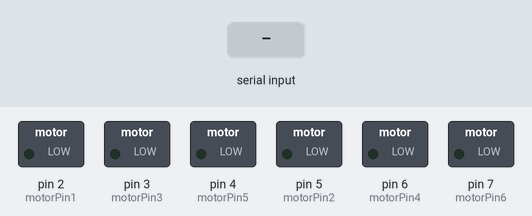
A sketch run on a simulated Arduino Uno, built with avr-gcc and run on an emulated ATmega328P. Shown: switched loads named in the sketch (green lamp = pin HIGH). Inputs (shaded band) come from the test bench.

Above: at 1.2 s.
1.3 s: "90,45\n" received over Serial
At 2.1 s:
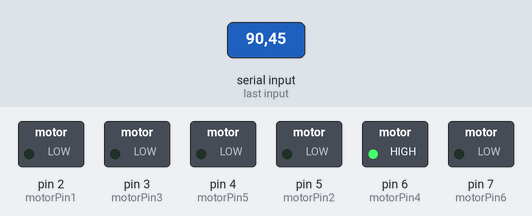
4.3 s: "30,150\n" received over Serial
At 5.1 s:
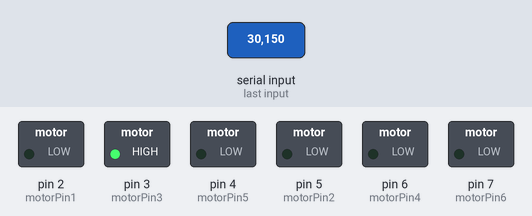
7.3 s: "200\n" received over Serial
At 7.9 s:
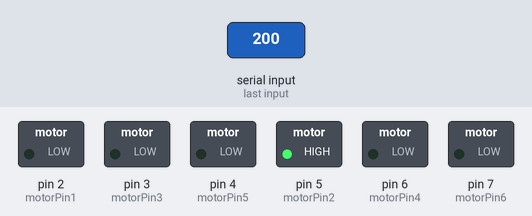
9.8 s: "e90\n" received over Serial
At 10.6 s:
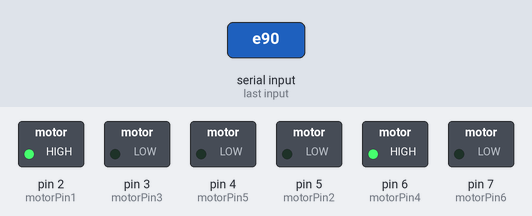
12.4 s: "i90\n" received over Serial
At 13.0 s:
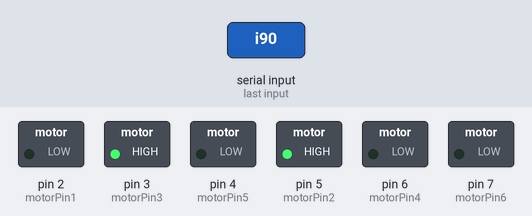
15.0 s: "o90\n" received over Serial
At 15.8 s:
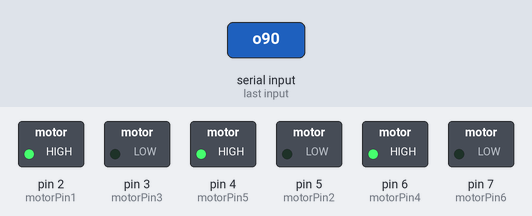
Timing chart, 0 to 18.0 s (numbered marks = the images above; inputs shaded):
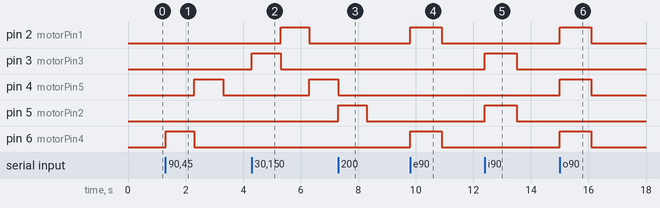

The sketch:

6-motors-arduino-code.ino
```cpp
// TODO:
// -Investigate electron one more time
// -Investigate linking javascript to python.
// -Investigate python GUI and sound libraries.


//This code handles converting letters recieved from serial into vibrational pulses
//run this with the corresponding python program (or any program that can send a single char to serial)
//it's best practice to close Arduino IDE when using the python program.
  //Also ensure you terminate the python program before sending new code to the Arduino

  //Ensure the python program uses the port number of the arduino as shown in this IDE to begin its serial connection


// int motorPin1 = 2; int motorPin2 = 3; int motorPin3 = 4; int motorPin4 = 5; int motorPin5 = 6; int motorPin6 = 7;
//configures the output pins to 2X3 Braille grid
int motorPin1 = 2; int motorPin2 = 5;
int motorPin3 = 3; int motorPin4 = 6;
int motorPin5 = 4; int motorPin6 = 7;
int motors[6] = {motorPin1, motorPin2, motorPin3, motorPin4, motorPin5, motorPin6};


const int PULSE_DURATION = 1000;//how long should each braille buzz last


//All the motors that need to be activated for each letter
int aMotors[6] = {1,0,0,0,0,0};
int bMotors[6] = {1,0,1,0,0,0};
int cMotors[6] = {1,1,0,0,0,0};
int dMotors[6] = {1,1,0,1,0,0};
int eMotors[6] = {1,0,0,1,0,0};
int fMotors[6] = {1,1,1,0,0,0};
int gMotors[6] = {1,1,1,1,0,0};
int hMotors[6] = {1,0,1,1,0,0};
int iMotors[6] = {0,1,1,0,0,0};
int jMotors[6] = {0,1,1,1,0,0};
int kMotors[6] = {1,0,0,0,1,0};
int lMotors[6] = {1,0,1,0,1,0};
int mMotors[6] = {1,1,0,0,1,0};
int nMotors[6] = {1,1,0,1,1,0};
int oMotors[6] = {1,0,0,1,1,0};
int pMotors[6] = {1,1,1,0,1,0};
int qMotors[6] = {1,1,1,1,1,0};
int rMotors[6] = {1,0,1,1,1,0};
int sMotors[6] = {0,1,1,0,1,0};
int tMotors[6] = {0,1,1,1,1,0};
int uMotors[6] = {1,0,0,0,1,1};
int vMotors[6] = {1,0,1,0,1,1};
int wMotors[6] = {0,1,1,1,0,1};
int xMotors[6] = {1,1,0,0,1,1};
int yMotors[6] = {1,1,0,1,1,1};
int zMotors[6] = {1,0,0,1,1,1};

//array of all leters
int * brailleLetters[26] = {aMotors, bMotors, cMotors, dMotors, eMotors, fMotors, gMotors, hMotors, iMotors, jMotors, kMotors, lMotors, mMotors, nMotors, oMotors, pMotors, qMotors, rMotors, sMotors, tMotors, uMotors, vMotors, wMotors, xMotors, yMotors, zMotors};


// int* keyToBraille(String key){
//   if key ==

// }

bool serialChecked = false;


bool isVowel(char letter){
  if(letter == 'a' || letter == 'e' || letter == 'i' || letter == 'o' || letter == 'u') return true;
  else return false;
}

//regular single pulse vibration of activated motors
void vibrate(int * motorsConfig){
        for(int i = 0; i < 6; i++){
          if(motorsConfig[i] == 1){
            digitalWrite(motors[i], HIGH);
            }
        }
        delay(PULSE_DURATION);
}

//double pulsation of activated motors
void pulsateVibrate(int * motorsConfig){
  for(int pulseNumber = 0; pulseNumber < 2; pulseNumber++){
    for(int i = 0; i < 6; i++){
      if (motorsConfig[i] == 1) digitalWrite(motors[i], HIGH);
    }
    delay(PULSE_DURATION / 2);
    for(int i = 0; i < 6; i++){
      if (motorsConfig[i] == 1) digitalWrite(motors[i], HIGH);
    }
    delay(50);
  }
}

//turns all motors off
void setAllMotorsLow(){
    for(int i = 0; i < 6; i++){
      digitalWrite(motors[i], LOW);
    }
}

//returns the array indicating which motors should be activated given a number or letter
int* decodeLetter(char letter) {
    int *highMotors = new int[6]; // Dynamically allocate memory


    //accesses the corresponding letter from alphabet array based on the received letter
    //returns the associated motor configuration
    if(letter >= 'a' && letter <= 'z'){
      int index = letter - 'a';
        for (int i = 0; i < 6; ++i) {
            highMotors[i] = brailleLetters[index][i];
        }

    }

    //if it's a number referring to which motor to activate then set that one motor to HIGH
    else if (letter >= '1' && letter <= '6'){
        highMotors[letter - '1'] = 1;
        // Handle other cases, or return some default value
    }

    return highMotors;
}

void cleanup(int* ptr) {
    delete[] ptr; // Deallocate memory when done using the pointer
}

void setup() {


  //sets the output pins for the 6 motors
  pinMode(motorPin1, OUTPUT);
  pinMode(motorPin2, OUTPUT);
  pinMode(motorPin3, OUTPUT);
  pinMode(motorPin4, OUTPUT);
  pinMode(motorPin5, OUTPUT);
  pinMode(motorPin6, OUTPUT);

  Serial.begin(9600);
}

void loop() {

    setAllMotorsLow();

    if (Serial.available() > 0) {
      if(false){
        digitalWrite(motors[0], HIGH);
        delay(1000);
        digitalWrite(motors[1], HIGH);
        delay(1000);
        digitalWrite(motors[2], HIGH);
        delay(1000);
        digitalWrite(motors[3], HIGH);
        delay(1000);
        serialChecked = true;
      }
      //if signal is a number then set the corresponding motor to high
      char command = Serial.read();
      if (command >= '1' && command <= '6'){
        digitalWrite(motors[command - '0' - 1], HIGH);
            delay(1000);
      }
      //if signal is a letter then activate corosponding motor(s)
      else if (command >= 'a' && command <= 'z'){
        int* highMotors = decodeLetter(command);

        if(isVowel(command)){
          pulsateVibrate(highMotors);
        }

        else{
          vibrate(highMotors);
        }
      }

    }


}
```

Measured:
- after the input at 1.3 s, pin 4 (motorPin5): LOW → HIGH after 1.0 s, → LOW 1.0 s later; pin 6 (motorPin4): LOW → HIGH at once, → LOW 1.0 s later
- after the input at 4.3 s, pin 2 (motorPin1): LOW → HIGH after 1.0 s, → LOW 1.0 s later; pin 3 (motorPin3): LOW → HIGH at once, → LOW 1.0 s later; pin 4 (motorPin5): LOW → HIGH after 2.0 s
- after the input at 7.3 s, pin 5 (motorPin2): LOW → HIGH at once, → LOW 1.0 s later
- after the input at 9.8 s, pin 2 (motorPin1), pin 6 (motorPin4): LOW → HIGH at once, → LOW 1.1 s later
- after the input at 12.4 s, pin 3 (motorPin3), pin 5 (motorPin2): LOW → HIGH at once, → LOW 1.1 s later
- after the input at 15.0 s, pin 2 (motorPin1), pin 4 (motorPin5), pin 6 (motorPin4): LOW → HIGH at once, → LOW 1.1 s later
